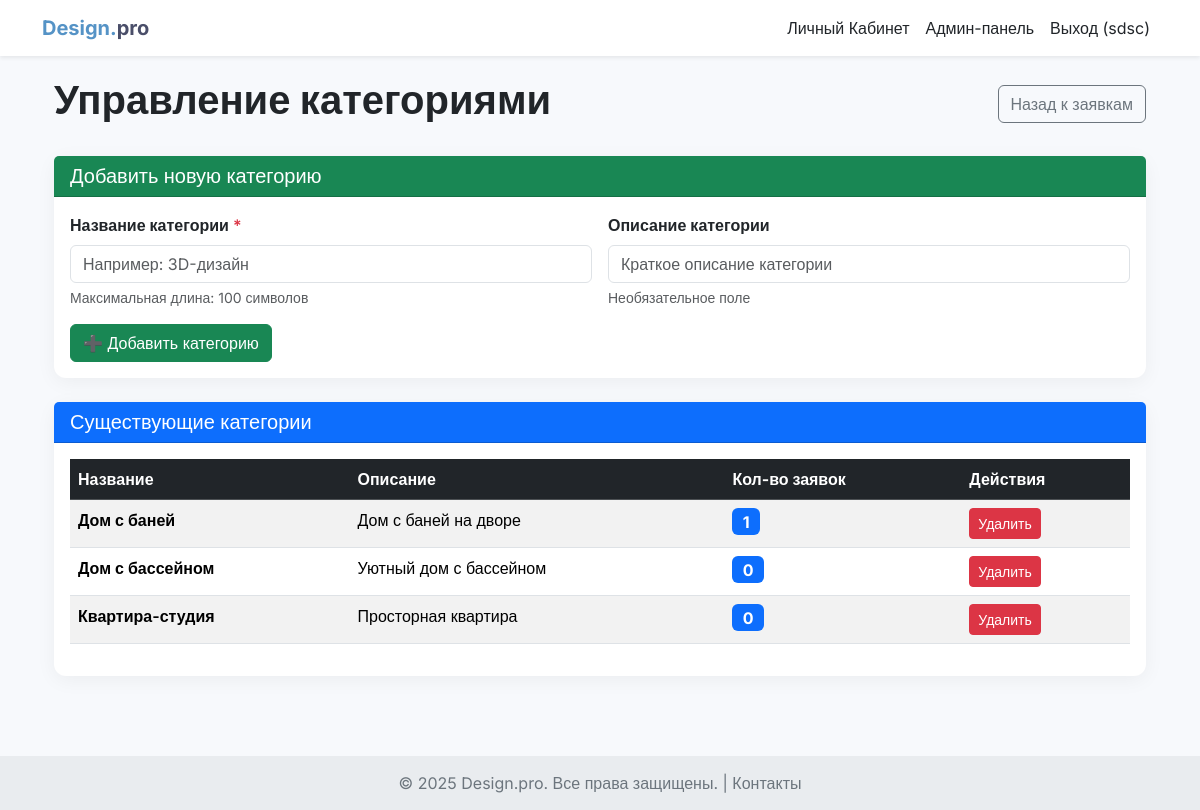
The page /admin-dashboard/categories/ (signed in) on the database its author committed.
### design_app/models.py (models this page shows, shortened)
class Category(models.Model):
    name = models.CharField(max_length=100, verbose_name="Название категории")
    description = models.TextField(blank=True, verbose_name="Описание")
    class Meta:
        verbose_name = "Категория"
        verbose_name_plural = "Категории"

### design_app/views.py (the view, shortened to what this page needs)
# urls.py: path('admin-dashboard/categories/', views.manage_categories, name='manage_categories'),
@user_passes_test(is_admin_user, login_url='/login/')
def manage_categories(request):
    categories = Category.objects.annotate(
        applications_count=Count('roomplan')
    ).order_by('name')
    context = {
        'title': 'Управление категориями',
        'categories': categories
    }
    return render(request, 'design_app/manage_categories.html', context)

### design_app/views.py (called while the page is built)
def is_admin_user(user):
    if not user.is_authenticated:
        return False
    try:
        profile = user.userprofile
        return profile.is_admin()
    except UserProfile.DoesNotExist:
        return user.is_staff

### design_app/templates/design_app/manage_categories.html (shortened to what this page needs)
{% extends 'design_app/base.html' %}
{% block content %}
<div class="container">
  <div class="row">
    <div class="col-12">
      <div class="d-flex justify-content-between align-items-center mb-4">
        <h1 class="fw-bold">Управление категориями</h1>
        <a href="{% url 'admin_dashboard' %}" class="btn btn-outline-secondary">
          Назад к заявкам
        </a>
      </div>
      <div class="card mb-4">
        <div class="card-header bg-success text-white">
          <h5 class="mb-0">Добавить новую категорию</h5>
        </div>
        <div class="card-body">
          <form method="post">
            <div class="row g-3">
              <div class="col-md-6">
                <label class="form-label fw-semibold">Название категории <span class="text-danger">*</span></label>
                <input type="text" name="name" class="form-control" placeholder="Например: 3D-дизайн" required maxlength="100">
                <div class="form-text">Максимальная длина: 100 символов</div>
              </div>
              <div class="col-md-6">
                <label class="form-label fw-semibold">Описание категории</label>
                <input type="text" name="description" class="form-control" placeholder="Краткое описание категории" maxlength="255">
                <div class="form-text">Необязательное поле</div>
              </div>
              <div class="col-12">
                <button type="submit" name="add_category" class="btn btn-success">
                  ➕ Добавить категорию
                </button>
              </div>
            </div>
          </form>
        </div>
      </div>
      <div class="card">
        <div class="card-header bg-primary text-white">
          <h5 class="mb-0">Существующие категории</h5>
        </div>
        <div class="card-body">
          {% if categories %}
          <div class="table-responsive">
            <table class="table table-striped table-hover">
              <thead class="table-dark">
              <tr>
                <th>Название</th>
                <th>Описание</th>
                <th>Кол-во заявок</th>
                <th>Действия</th>
              </tr>
              </thead>
              <tbody>
              {% for category in categories %}
              <tr>
                <td class="fw-semibold">{{ category.name }}</td>
                <td>{{ category.description|default:"—" }}</td>
                <td>
                  <span class="badge bg-primary fs-6">{{ category.applications_count }}</span>
                </td>
                <td>
                  <form method="post" class="d-inline">
                    <button type="submit" name="delete_category" class="btn btn-sm btn-danger"
                            onclick="return confirm('Вы уверены, что хотите удалить категорию \"{{ category.name }}\"?{% if category.applications_count > 0 %} Будут удалены все заявки этой категории ({{ category.applications_count }} шт.){% endif %}')">
                    Удалить
                    </button>
                  </form>
                </td>
              </tr>
              {% endfor %}
              </tbody>
            </table>
          </div>
          {% else %}
          <div class="text-center py-4">
            <p class="text-muted">Категории не найдены</p>
            <p class="text-muted">Добавьте первую категорию используя форму выше</p>
          </div>
          {% endif %}
        </div>
      </div>
    </div>
  </div>
</div>
{% endblock %}

### design_app/templates/design_app/base.html (shortened to what this page needs)
{% load static %}
<!DOCTYPE html>
<html lang="ru">
<head>
  <link href="https://cdn.jsdelivr.net/npm/bootstrap@5.3.3/dist/css/bootstrap.min.css" rel="stylesheet">
</head>
<body>
<nav class="navbar navbar-expand-lg navbar-light bg-white shadow-sm sticky-top">
  <div class="container">
    <a class="navbar-brand" href="{% url 'index' %}">
      <span style="color: #5593c6;">Design.</span>pro
    </a>
    <div class="collapse navbar-collapse" id="navbarNav">
      <ul class="navbar-nav ms-auto">
        {% if user.is_authenticated %}
        <li class="nav-item">
          <a class="nav-link text-dark" href="{% url 'profile' %}">Личный Кабинет</a>
        </li>
        {% if user.is_staff %}
        <li class="nav-item">
          <a class="nav-link text-dark" href="{% url 'admin_dashboard' %}">Админ-панель</a>
        </li>
        {% endif %}
        <li class="nav-item">
          <a class="nav-link text-dark" href="{% url 'logout' %}">Выход ({{ user.username }})</a>
        </li>
        {% endif %}
      </ul>
    </div>
  </div>
</nav>
<main class="page-content container">
  {% block content %}
  {% endblock %}
</main>
<footer>
  <div class="container">
    &copy; 2025 Design.pro. Все права защищены. | <a href="#" class="text-secondary text-decoration-none">Контакты</a>
  </div>
</footer>
</body>
</html>

### design_app/templates/design_app/base.html (style rules this page uses)
body { font-family: 'Inter', sans-serif; background-color: #f7f9fc; }
.navbar-brand { font-weight: 700; color: #4a4e69 !important; }
.card { border: none; border-radius: 12px; box-shadow: 0 4px 20px rgba(0, 0, 0, 0.05); }
.page-content { padding-top: 20px; padding-bottom: 40px; min-height: calc(100vh - 100px); }
footer { background-color: #e9ecef; color: #6c757d; padding: 15px 0; text-align: center; }

### rows shown on the page
Category: name "Дом с баней", description "Дом с баней на дворе", applications_count "1"
Category: name "Дом с бассейном", description "Уютный дом с бассейном", applications_count "0"
Category: name "Квартира-студия", description "Просторная квартира", applications_count "0"

### other values the page prints
{{ user.username }} "sdsc"
